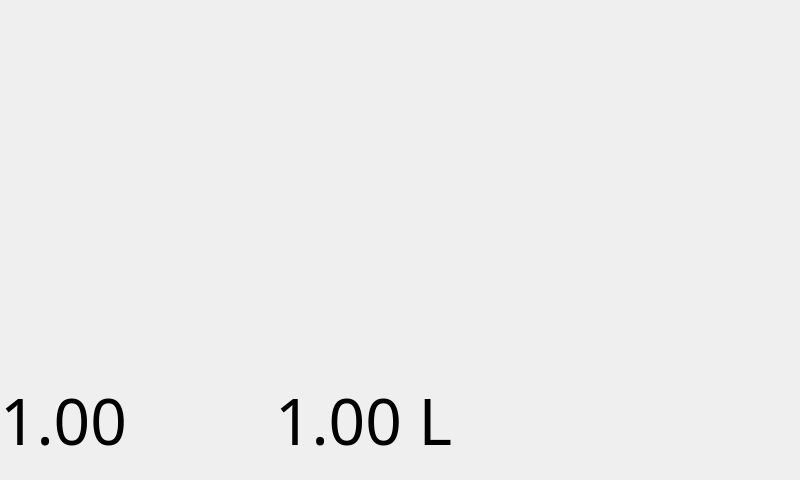
<?xml version="1.0" encoding="UTF-8"?>
<ui version="4.0">
 <class>MainWindow</class>
 <widget class="QMainWindow" name="MainWindow">
  <property name="geometry">
   <rect>
    <x>0</x>
    <y>0</y>
    <width>800</width>
    <height>480</height>
   </rect>
  </property>
  <property name="windowTitle">
   <string>Video Processor</string>
  </property>
  <property name="autoFillBackground">
   <bool>false</bool>
  </property>
  <widget class="QWidget" name="centralWidget">
   <layout class="QGridLayout" name="gridLayout">
    <property name="leftMargin">
     <number>0</number>
    </property>
    <property name="topMargin">
     <number>0</number>
    </property>
    <property name="rightMargin">
     <number>0</number>
    </property>
    <property name="bottomMargin">
     <number>0</number>
    </property>
    <item row="1" column="0">
     <layout class="QHBoxLayout" name="horizontalLayout">
      <item>
       <widget class="QLabel" name="lblVDist">
        <property name="font">
         <font>
          <family>Waree</family>
          <pointsize>48</pointsize>
         </font>
        </property>
        <property name="text">
         <string>1.00</string>
        </property>
       </widget>
      </item>
      <item>
       <spacer name="horizontalSpacer_2">
        <property name="orientation">
         <enum>Qt::Horizontal</enum>
        </property>
        <property name="sizeHint" stdset="0">
         <size>
          <width>40</width>
          <height>20</height>
         </size>
        </property>
       </spacer>
      </item>
      <item>
       <widget class="QLabel" name="lblHDist">
        <property name="font">
         <font>
          <family>Waree</family>
          <pointsize>48</pointsize>
         </font>
        </property>
        <property name="text">
         <string>1.00 L</string>
        </property>
       </widget>
      </item>
      <item>
       <spacer name="horizontalSpacer">
        <property name="orientation">
         <enum>Qt::Horizontal</enum>
        </property>
        <property name="sizeHint" stdset="0">
         <size>
          <width>40</width>
          <height>20</height>
         </size>
        </property>
       </spacer>
      </item>
      <item>
       <widget class="QLabel" name="label">
        <property name="minimumSize">
         <size>
          <width>200</width>
          <height>120</height>
         </size>
        </property>
        <property name="text">
         <string/>
        </property>
       </widget>
      </item>
     </layout>
    </item>
    <item row="0" column="0">
     <spacer name="verticalSpacer">
      <property name="orientation">
       <enum>Qt::Vertical</enum>
      </property>
      <property name="sizeHint" stdset="0">
       <size>
        <width>20</width>
        <height>360</height>
       </size>
      </property>
     </spacer>
    </item>
   </layout>
  </widget>
 </widget>
 <layoutdefault spacing="6" margin="11"/>
 <resources/>
 <connections/>
</ui>
